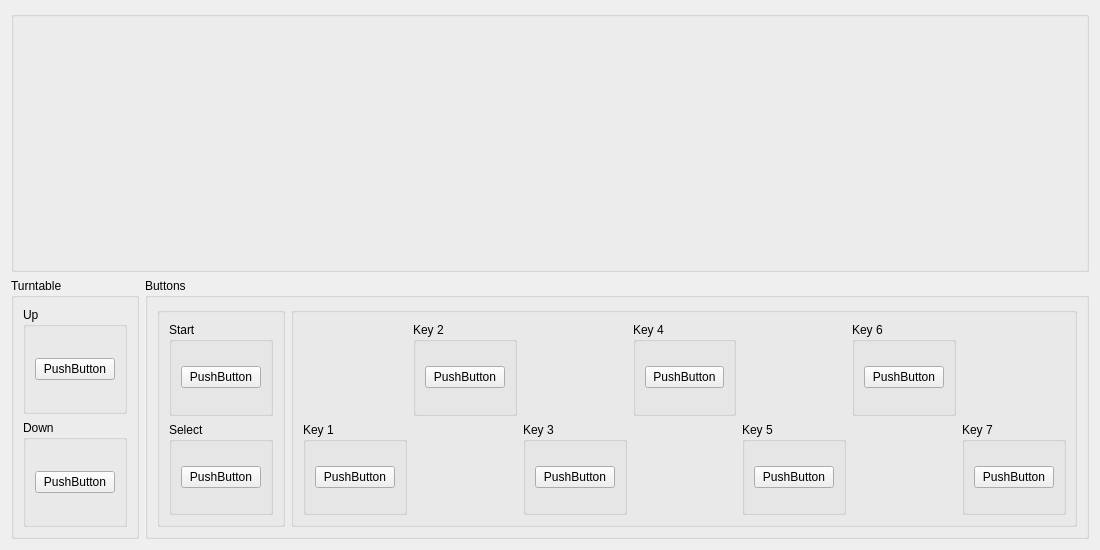
<?xml version="1.0" encoding="UTF-8"?>
<ui version="4.0">
 <class>ControllerBindingWidget_IIDX</class>
 <widget class="QWidget" name="ControllerBindingWidget_IIDX">
  <property name="geometry">
   <rect>
    <x>0</x>
    <y>0</y>
    <width>1100</width>
    <height>550</height>
   </rect>
  </property>
  <property name="sizePolicy">
   <sizepolicy hsizetype="MinimumExpanding" vsizetype="Preferred">
    <horstretch>0</horstretch>
    <verstretch>0</verstretch>
   </sizepolicy>
  </property>
  <property name="minimumSize">
   <size>
    <width>1100</width>
    <height>550</height>
   </size>
  </property>
  <property name="windowTitle">
   <string>Form</string>
  </property>
  <layout class="QVBoxLayout" name="verticalLayout">
   <item>
    <widget class="QGroupBox" name="groupBox_14">
     <property name="title">
      <string/>
     </property>
     <layout class="QGridLayout" name="gridLayout_2">
      <item row="0" column="2">
       <spacer name="horizontalSpacer_2">
        <property name="orientation">
         <enum>Qt::Horizontal</enum>
        </property>
        <property name="sizeHint" stdset="0">
         <size>
          <width>40</width>
          <height>20</height>
         </size>
        </property>
       </spacer>
      </item>
      <item row="0" column="1">
       <widget class="QLabel" name="label">
        <property name="sizePolicy">
         <sizepolicy hsizetype="Fixed" vsizetype="Fixed">
          <horstretch>0</horstretch>
          <verstretch>0</verstretch>
         </sizepolicy>
        </property>
        <property name="maximumSize">
         <size>
          <width>783</width>
          <height>332</height>
         </size>
        </property>
        <property name="text">
         <string/>
        </property>
        <property name="pixmap">
         <pixmap resource="../resources/resources.qrc">:/images/beatmania_iidx.png</pixmap>
        </property>
        <property name="scaledContents">
         <bool>true</bool>
        </property>
       </widget>
      </item>
      <item row="0" column="0">
       <spacer name="horizontalSpacer">
        <property name="orientation">
         <enum>Qt::Horizontal</enum>
        </property>
        <property name="sizeHint" stdset="0">
         <size>
          <width>40</width>
          <height>20</height>
         </size>
        </property>
       </spacer>
      </item>
     </layout>
    </widget>
   </item>
   <item>
    <layout class="QHBoxLayout" name="horizontalLayout">
     <item>
      <widget class="QGroupBox" name="groupBox_2">
       <property name="title">
        <string>Turntable</string>
       </property>
       <layout class="QVBoxLayout" name="verticalLayout_2">
        <item>
         <widget class="QGroupBox" name="groupBox_3">
          <property name="title">
           <string>Up</string>
          </property>
          <layout class="QHBoxLayout" name="horizontalLayout_3">
           <item>
            <widget class="InputBindingWidget" name="TTUp">
             <property name="text">
              <string>PushButton</string>
             </property>
            </widget>
           </item>
          </layout>
         </widget>
        </item>
        <item>
         <widget class="QGroupBox" name="groupBox_4">
          <property name="title">
           <string>Down</string>
          </property>
          <layout class="QHBoxLayout" name="horizontalLayout_2">
           <item>
            <widget class="InputBindingWidget" name="TTDown">
             <property name="text">
              <string>PushButton</string>
             </property>
            </widget>
           </item>
          </layout>
         </widget>
        </item>
       </layout>
      </widget>
     </item>
     <item>
      <widget class="QGroupBox" name="groupBox">
       <property name="title">
        <string>Buttons</string>
       </property>
       <layout class="QHBoxLayout" name="horizontalLayout_12">
        <item>
         <widget class="QGroupBox" name="groupBox_8">
          <property name="title">
           <string/>
          </property>
          <layout class="QVBoxLayout" name="verticalLayout_3">
           <item>
            <widget class="QGroupBox" name="groupBox_11">
             <property name="title">
              <string>Start</string>
             </property>
             <layout class="QHBoxLayout" name="horizontalLayout_11">
              <item>
               <widget class="InputBindingWidget" name="Start">
                <property name="text">
                 <string>PushButton</string>
                </property>
               </widget>
              </item>
             </layout>
            </widget>
           </item>
           <item>
            <widget class="QGroupBox" name="groupBox_13">
             <property name="title">
              <string>Select</string>
             </property>
             <layout class="QVBoxLayout" name="verticalLayout_4">
              <item>
               <widget class="InputBindingWidget" name="Select">
                <property name="text">
                 <string>PushButton</string>
                </property>
               </widget>
              </item>
             </layout>
            </widget>
           </item>
          </layout>
         </widget>
        </item>
        <item>
         <widget class="QGroupBox" name="groupBox_16">
          <property name="title">
           <string/>
          </property>
          <layout class="QGridLayout" name="gridLayout">
           <item row="1" column="4">
            <widget class="QGroupBox" name="groupBox_5">
             <property name="title">
              <string>Key 5</string>
             </property>
             <layout class="QHBoxLayout" name="horizontalLayout_8">
              <item>
               <widget class="InputBindingWidget" name="Key5">
                <property name="text">
                 <string>PushButton</string>
                </property>
               </widget>
              </item>
             </layout>
            </widget>
           </item>
           <item row="0" column="1">
            <widget class="QGroupBox" name="groupBox_15">
             <property name="title">
              <string>Key 2</string>
             </property>
             <layout class="QHBoxLayout" name="horizontalLayout_4">
              <item>
               <widget class="InputBindingWidget" name="Key2">
                <property name="text">
                 <string>PushButton</string>
                </property>
               </widget>
              </item>
             </layout>
            </widget>
           </item>
           <item row="1" column="2">
            <widget class="QGroupBox" name="groupBox_10">
             <property name="title">
              <string>Key 3</string>
             </property>
             <layout class="QHBoxLayout" name="horizontalLayout_5">
              <item>
               <widget class="InputBindingWidget" name="Key3">
                <property name="text">
                 <string>PushButton</string>
                </property>
               </widget>
              </item>
             </layout>
            </widget>
           </item>
           <item row="1" column="0">
            <widget class="QGroupBox" name="groupBox_7">
             <property name="title">
              <string>Key 1</string>
             </property>
             <layout class="QHBoxLayout" name="horizontalLayout_6">
              <item>
               <widget class="InputBindingWidget" name="Key1">
                <property name="text">
                 <string>PushButton</string>
                </property>
               </widget>
              </item>
             </layout>
            </widget>
           </item>
           <item row="1" column="7">
            <widget class="QGroupBox" name="groupBox_9">
             <property name="title">
              <string>Key 7</string>
             </property>
             <layout class="QHBoxLayout" name="horizontalLayout_10">
              <item>
               <widget class="InputBindingWidget" name="Key7">
                <property name="text">
                 <string>PushButton</string>
                </property>
               </widget>
              </item>
             </layout>
            </widget>
           </item>
           <item row="0" column="3">
            <widget class="QGroupBox" name="groupBox_12">
             <property name="title">
              <string>Key 4</string>
             </property>
             <layout class="QHBoxLayout" name="horizontalLayout_7">
              <item>
               <widget class="InputBindingWidget" name="Key4">
                <property name="text">
                 <string>PushButton</string>
                </property>
               </widget>
              </item>
             </layout>
            </widget>
           </item>
           <item row="0" column="5">
            <widget class="QGroupBox" name="groupBox_6">
             <property name="title">
              <string>Key 6</string>
             </property>
             <layout class="QHBoxLayout" name="horizontalLayout_9">
              <item>
               <widget class="InputBindingWidget" name="Key6">
                <property name="text">
                 <string>PushButton</string>
                </property>
               </widget>
              </item>
             </layout>
            </widget>
           </item>
          </layout>
         </widget>
        </item>
       </layout>
      </widget>
     </item>
    </layout>
   </item>
  </layout>
 </widget>
 <customwidgets>
  <customwidget>
   <class>InputBindingWidget</class>
   <extends>QPushButton</extends>
   <header>Settings/InputBindingWidget.h</header>
  </customwidget>
 </customwidgets>
 <resources>
  <include location="../resources/resources.qrc"/>
 </resources>
 <connections/>
</ui>
